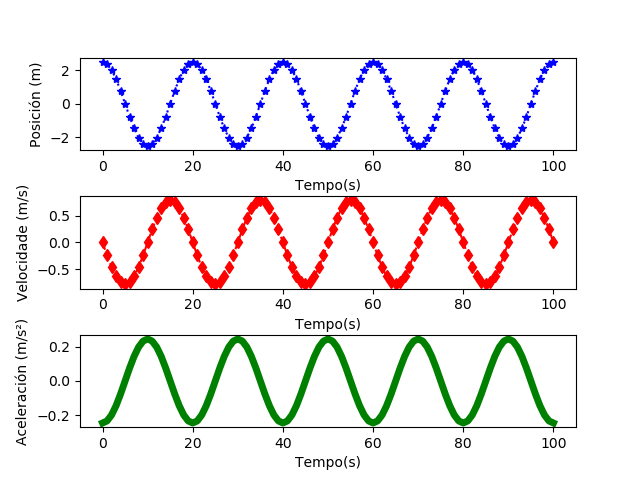

Reproduce this figure in Python.
from pylab import *
from math import *

n=101;t=range(n)
x=[0]*n;v=[0]*n;a=[0]*n #inicializando listas
b=2.5;w=pi/10;theta=pi/2

for i in t:
	u=w*i+theta;z=sin(u)
	x[i]=b*z
	v[i]=b*w*cos(u)
	a[i]=-b*w**2*z

clf();subplots_adjust(hspace=0.5)
subplot(311)
plot(t,x,'b*:', label='Posición (m)')
xlabel('Tempo(s)');ylabel('Posición (m)')
subplot(312)
plot(t,v, color='red', marker='d', linestyle='--', label='Velocidade (m/s)')
xlabel('Tempo(s)'); ylabel('Velocidade (m/s)')
subplot(313)
plot(t,a,'g',linewidth=5, label='Aceleración (m/s²)')
xlabel('Tempo(s)');ylabel('Aceleración (m/s²)')

savefig('armonico2.png')#para guardar la gráfica en un fichero


	



